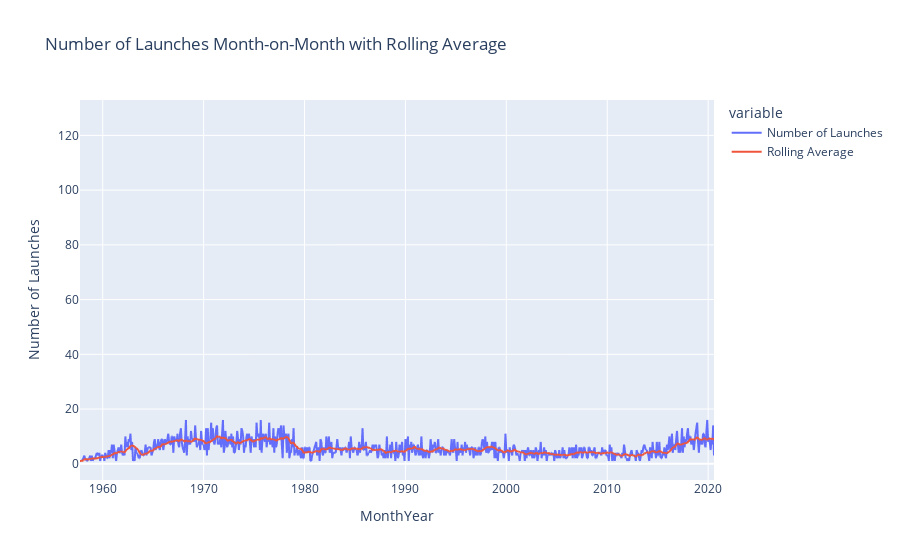

The notebook cell this image was saved under:
### Markdown cell above
# Chart the Number of Launches Month-on-Month until the Present

Which month has seen the highest number of launches in all time? Superimpose a rolling average on the month on month time series chart.

### Code cell
df_data['Date'] = pd.to_datetime(df_data['Date'], errors='coerce')
df_data['Date'] = df_data['Date'].dt.tz_localize(None)
df_data['MonthYear'] = df_data['Date'].dt.to_period('M').astype(str)

launches_per_month = df_data.groupby('MonthYear').size().reset_index(name='Number of Launches')

launches_per_month['Rolling Average'] = launches_per_month['Number of Launches'].rolling(window=12, min_periods=1).mean()

line_chart = px.line(
    launches_per_month,
    x='MonthYear',
    y=['Number of Launches', 'Rolling Average'],
    title='Number of Launches Month-on-Month with Rolling Average',
    labels={'value': 'Number of Launches'},
)

line_chart.show()

### Figure 1 — Plotly figure (JSON) as saved in the notebook; plotly's stock layout.template omitted (floating-point values rounded to 4 significant figures; data arrays with more than 128 entries replaced by an {"elided": "..."} marker saying what was removed)
{"data": [{"hovertemplate": "variable=Number of Launches<br>MonthYear=%{x}<br>Number of Launches=%{y}<extra></extra>", "legendgroup": "Number of Launches", "line": {"color": "#636efa", "dash": "solid"}, "marker": {"symbol": "circle"}, "mode": "lines", "name": "Number of Launches", "showlegend": true, "type": "scattergl", "x": {"elided": "748 str values"}, "xaxis": "x", "y": {"elided": "748 int values"}, "yaxis": "y"}, {"hovertemplate": "variable=Rolling Average<br>MonthYear=%{x}<br>Number of Launches=%{y}<extra></extra>", "legendgroup": "Rolling Average", "line": {"color": "#EF553B", "dash": "solid"}, "marker": {"symbol": "circle"}, "mode": "lines", "name": "Rolling Average", "showlegend": true, "type": "scattergl", "x": {"elided": "748 str values"}, "xaxis": "x", "y": {"elided": "748 float values"}, "yaxis": "y"}], "layout": {"legend": {"title": {"text": "variable"}, "tracegroupgap": 0}, "title": {"text": "Number of Launches Month-on-Month with Rolling Average"}, "xaxis": {"anchor": "y", "domain": [0, 1], "title": {"text": "MonthYear"}}, "yaxis": {"anchor": "x", "domain": [0, 1], "title": {"text": "Number of Launches"}}}}
